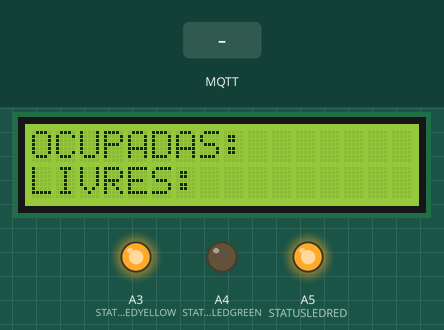
Simulated run of this sketch. Board: Arduino Uno, built with avr-gcc and run on an emulated ATmega328P. On the bench: 16×2 character LCD, output pins drawn as LEDs (lit = HIGH). The test bench sets the inputs (shaded band). WiFi joins after 1.5 s; servers stay silent unless stated; no MQTT or app messages arrive unless stated.

Above: at 0.1 s.
At 2.8 s:
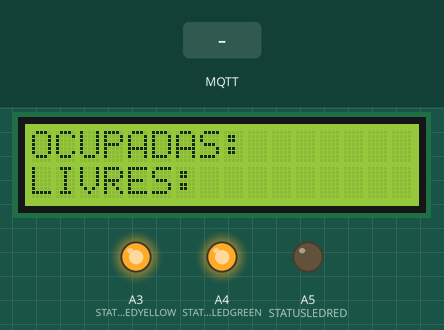
2.9 s: MQTT message "5" arrives on the first subscribed topic
At 4.2 s:
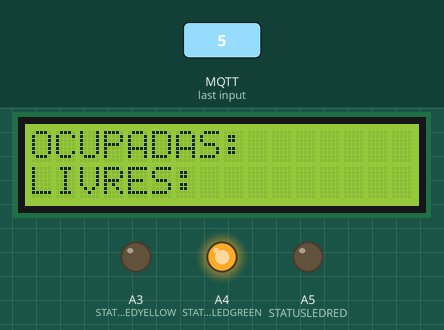
Timing chart, 0 to 5.9 s (numbered marks = the images above; inputs shaded):
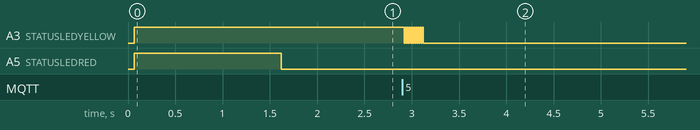

The sketch:

ProjetoLCD.ino
```cpp
#include <LiquidCrystal.h>
#include <SPI.h>
#include <UIPEthernet.h>
#include <PubSubClient.h>

byte mac[] = { 0xDE, 0xAD, 0xBE, 0xEF, 0xF1, 0x35 }; // Endereço MAC utilizado na placa Ethernet
const int rs = 9, en = 8, d4 = 6, d5 = 5, d6 = 4, d7 = 3; // Pinos de conexão do LCD
LiquidCrystal lcd(rs, en, d4, d5, d6, d7);

const int TOTAL_VAGAS = 13; // Total de vagas do estacionamento
#define POSICAO_TEXTO1 10 // Posição de escrita do número de vagas livres/ocupadas
#define POSICAO_TEXTO2 10

#define STATUSLEDRED A5 // O led vermelho de status da conexão MQTT está no pino A5
#define STATUSLEDGREEN A4 // O led verde de status da conexão MQTT está no pino A4
#define STATUSLEDYELLOW A3 // O led azul de status da conexão MQTT está no pino A3

#define APAGALCD 7 // Pino que controla o brilho do LCD

#define NUM_PISCADAS 10 // Define quantas vezes o led de sinalização de comunicação MQTT irá piscar para cada mensagem

int blinkLed = LOW;
int contador = NUM_PISCADAS;
unsigned long tempo = NUM_PISCADAS;
unsigned long tempoinicial = 0;
int blinkLedStatus = LOW;

#define CONNECTED 0x00
#define DISCONNECTED 0x01
int mqttStateMachine;
#define RECONNECT_TIME 5000 // Intervalo de tempo entre tentativas de reconexão ao servidor MQTT
unsigned long lastConnectAttempt = 0;

int qntVagasLivres = TOTAL_VAGAS;
int qntVagasOcupadas = 0;

int vagas[TOTAL_VAGAS]; // Nesse vetor é registrado o status de cada vaga do estacionamento, vagas[i-1]=1 indica que vaga a vaga i está livre, 0 indica que a vaga i está ocupada

void callback(char *topic, byte *payload, unsigned int length);

EthernetClient ethClient;

// Dados do MQTT Cloud
#define MQTT_SERVER "m14.cloudmqtt.com"
#define MQTT_ID "Magal"
#define MQTT_USER "asjjbr"
#define MQTT_PASSWORD "1234"
#define MQTT_PORT 11222
#define MQTT_TOPIC "senai-code-xp/vagas/#"

PubSubClient client(MQTT_SERVER, MQTT_PORT, callback, ethClient);
void callback(char *topic, byte *payload, unsigned int length)
{
  // Calcula o tamanho da string com o nome do tópico MQTT
 int topicSize = 0;
 for(int i = 0;topic[i]!=0; i++)
    topicSize = i + 1;

// Converte os caracteres que indicam o número da vaga em inteiro
  int i = 20;
  int valor = 0;
 while(i < topicSize){
    valor *= 10;
    valor += (int)topic[i]-48;
    i++;
 }
 valor--;

// atualiza o status da vaga i
 if(valor<TOTAL_VAGAS){
  vagas[valor] = (int)payload[0]-48;
  blinkLed = HIGH;
  tempoinicial = millis();
  contador += NUM_PISCADAS;
 }
}

void setup() {

  Serial.begin(9600);

  lcd.begin(16, 2);
  lcd.setCursor(0, 0);
  lcd.clear();
  lcd.print("OCUPADAS: ");
  lcd.setCursor(0, 1);
  lcd.print("LIVRES: ");

  pinMode(STATUSLEDRED, OUTPUT);
  pinMode(STATUSLEDGREEN, OUTPUT);
  pinMode(STATUSLEDYELLOW, OUTPUT);
  pinMode(APAGALCD, OUTPUT);
  digitalWrite(STATUSLEDRED, HIGH);
  digitalWrite(STATUSLEDGREEN, LOW);
  digitalWrite(STATUSLEDYELLOW, LOW);
  digitalWrite(APAGALCD, LOW);

  for (int i = 0; i < TOTAL_VAGAS; i++) {
    vagas[i] = 1;

  }
  digitalWrite(STATUSLEDYELLOW, HIGH);
  lastConnectAttempt = millis();
  Ethernet.begin(mac);
  if (client.connect(MQTT_ID, MQTT_USER, MQTT_PASSWORD)) {

    // Conecta no topic para receber mensagens
    client.subscribe("senai-code-xp/vagas/#");

    mqttStateMachine = CONNECTED;
    digitalWrite(STATUSLEDGREEN, HIGH);
    digitalWrite(STATUSLEDRED, LOW);
  } else {


    mqttStateMachine = DISCONNECTED;
    digitalWrite(STATUSLEDGREEN, LOW);
    digitalWrite(STATUSLEDRED, HIGH);
  }

}

void loop() {
  client.loop();
  int aux = qntVagasLivres;
  qntVagasLivres = atualizaVagasLivres();
  qntVagasOcupadas = atualizaVagasOcupadas();

  if(aux != qntVagasLivres){
    refreshLCD(qntVagasLivres, qntVagasOcupadas);
  }

  switch (mqttStateMachine) {
    case CONNECTED: // Caso o estado atual seja conectado, testa se o servidor continua online
      if (!client.connected()) {
        mqttStateMachine = DISCONNECTED; // Caso o servidor esteja offline, muda o estado da máquina para desconectado
        digitalWrite(STATUSLEDGREEN, LOW); // Apaga o led verde
        digitalWrite(STATUSLEDRED, HIGH); // Acende o led vermelho
        lastConnectAttempt = 0;
      }
      break;
    case DISCONNECTED:
      if (millis() - lastConnectAttempt > RECONNECT_TIME) { // Caso o estado atual seja desconectado e o intervalo entre conexões tenha passado, tenta reconectar
        digitalWrite(STATUSLEDYELLOW, HIGH);
        lastConnectAttempt = millis(); // Registra a hora da tentativa de reconexão
        if (client.connect(MQTT_ID, MQTT_USER, MQTT_PASSWORD)) {
          // Se a conexão foi bem sucedida, assina o topic para receber/enviar mensagens
          client.subscribe(MQTT_TOPIC);

          mqttStateMachine = CONNECTED; // Muda o estado da máquina para conectado
          digitalWrite(STATUSLEDGREEN, HIGH); // Acende o led verde
          digitalWrite(STATUSLEDRED, LOW); // Apaga o led vermelho
        }
        digitalWrite(STATUSLEDYELLOW, LOW);
      }
      break;
  }
  //delay(1000);

  if(blinkLed){ // Rotina para piscar o led sempre que uma mensagem for publicada/recebida
    if(contador<=0){
      blinkLed = LOW;
      contador = NUM_PISCADAS;
      digitalWrite(STATUSLEDYELLOW, blinkLed);
    }
    else{
      if(millis() - tempoinicial > tempo){
        blinkLedStatus = !blinkLedStatus;
        digitalWrite(STATUSLEDYELLOW, blinkLedStatus);
        tempoinicial = millis();
        contador--;
      }
    }
  }
}

int atualizaVagasLivres() {
  int aux = 0;
  for (int i = 0; i < TOTAL_VAGAS; i++) {
    aux += vagas[i];
  }
  return aux;
}

int atualizaVagasOcupadas() {
  int aux = 0;
  for (int i = 0; i < TOTAL_VAGAS; i++) {
    aux += vagas[i];
  }
  return TOTAL_VAGAS - aux;
}

void refreshLCD(int livres, int ocupadas){
  if(livres > 0){

    lcd.setCursor(0, 0);
    lcd.clear();
    lcd.print("OCUPADAS: ");
    lcd.setCursor(0, 1);
    lcd.print("LIVRES: ");

    lcd.setCursor(POSICAO_TEXTO1, 0);
    lcd.print("  ");
    lcd.setCursor(POSICAO_TEXTO1, 0);
    lcd.print(qntVagasOcupadas);

    lcd.setCursor(POSICAO_TEXTO2, 1);
    lcd.print("  ");
    lcd.setCursor(POSICAO_TEXTO2, 1);
    lcd.print(qntVagasLivres);
  }
  else{
    lcd.clear();
    lcd.setCursor(0,0);
    lcd.print("NAO HA VAGAS");
  }
}
```

Measured:
- after the input at 2.9 s, A3 (STATUSLEDYELLOW): alternates HIGH for 0.01 s and LOW for 0.01 s, 19 changes in all, then stays LOW, starting at once
